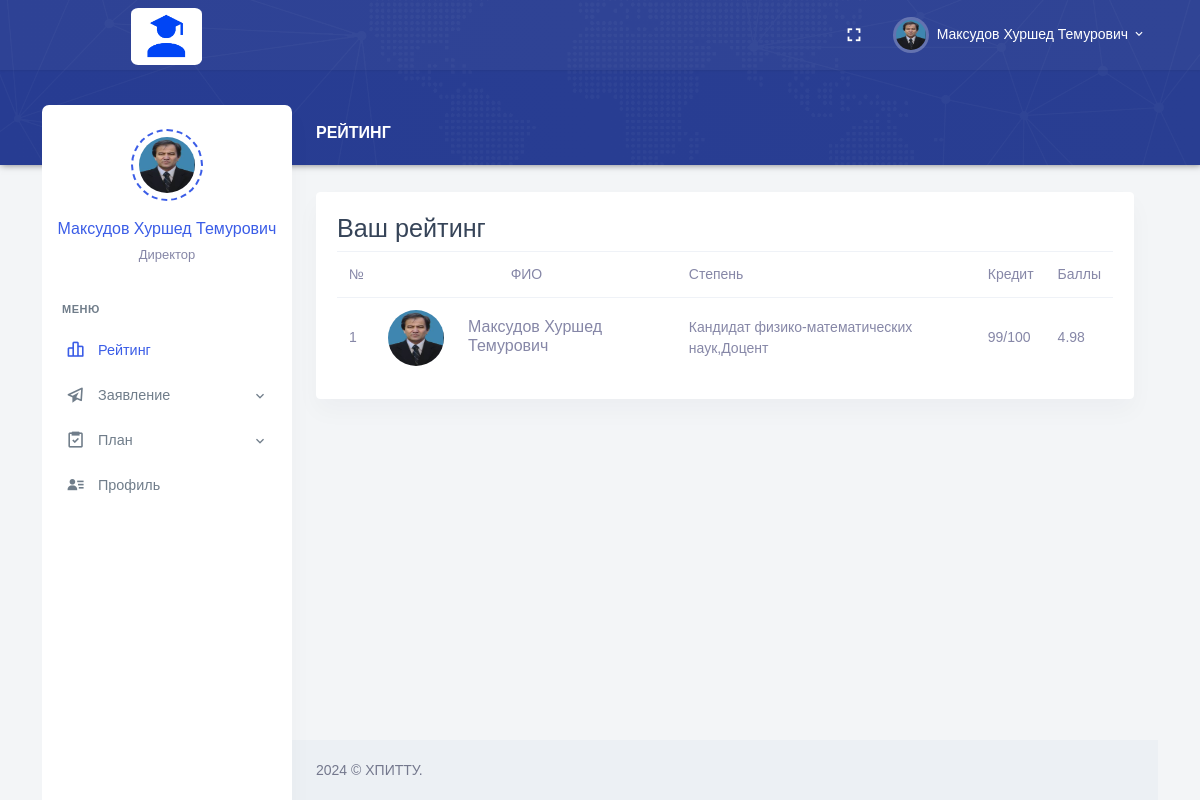
Before: /Role/Personal/index.php (signed in) with the older database file.
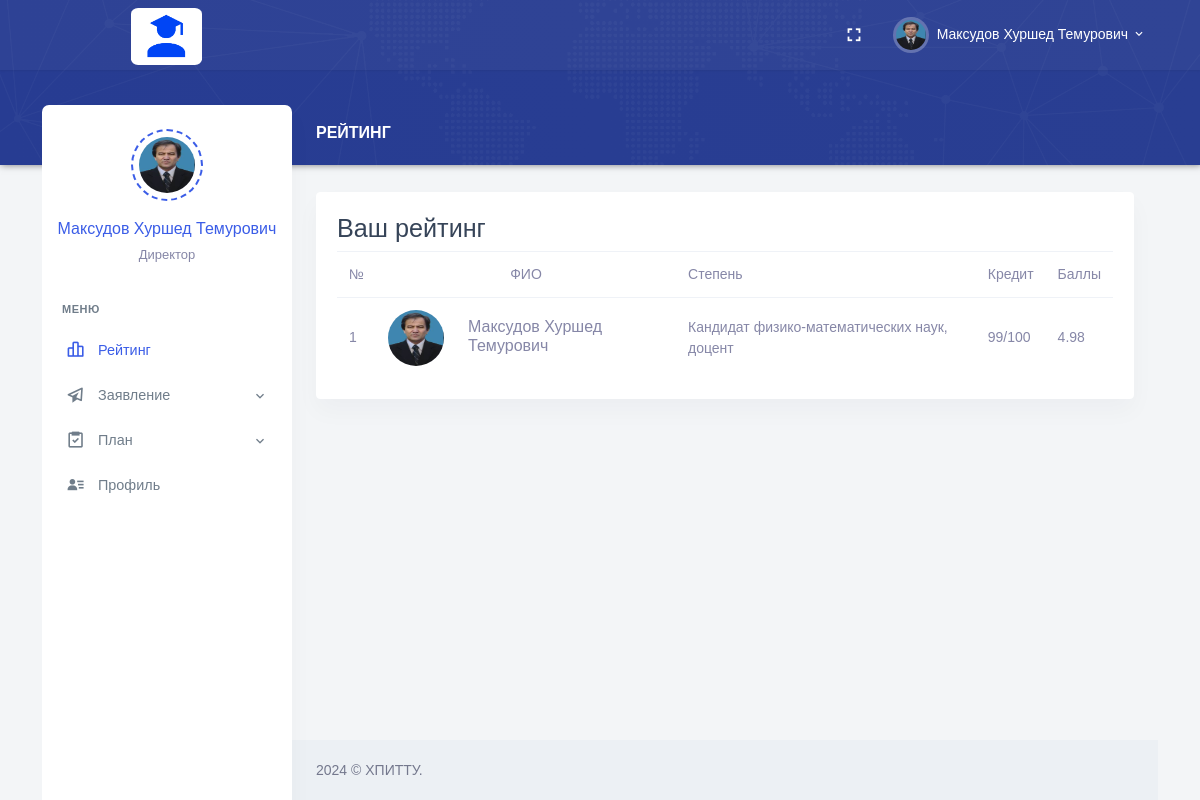
After: the same page with the newer database file.
### tables this page shows
CREATE TABLE `employees` (
  `Employee_Id` int NOT NULL AUTO_INCREMENT,
  `Full_Name` varchar(255) DEFAULT NULL,
  `Date_of_Birth` date DEFAULT NULL,
  `Place_of_Birth` varchar(255) DEFAULT NULL,
  `Position_Id` int DEFAULT NULL,
  `Degree_Id` int DEFAULT NULL,
  `Faculty_Id` int DEFAULT NULL,
  `Department_Id` int DEFAULT NULL,
  `User_Role_Id` int DEFAULT NULL,
  `Email` varchar(255) DEFAULT NULL,
  `Phone_Number` varchar(20) DEFAULT NULL,
  `Employee_Number` varchar(20) DEFAULT NULL,
  `Date_Added` date DEFAULT NULL,
  `Path_Photo` varchar(255) DEFAULT NULL,
  `Username` varchar(255) DEFAULT NULL,
  `Password` varchar(255) DEFAULT NULL,
  PRIMARY KEY (`Employee_Id`),
  KEY `Degree_Id` (`Degree_Id`),
  KEY `Faculty_Id` (`Faculty_Id`),
  KEY `Department_Id` (`Department_Id`),
  KEY `User_Role_Id` (`User_Role_Id`),
  KEY `employees_ibfk_1` (`Position_Id`),
  CONSTRAINT `employees_ibfk_1` FOREIGN KEY (`Position_Id`) REFERENCES `positions` (`Position_Id`) ON DELETE CASCADE ON UPDATE CASCADE,
  CONSTRAINT `employees_ibfk_2` FOREIGN KEY (`Degree_Id`) REFERENCES `degrees` (`Degree_Id`) ON DELETE CASCADE ON UPDATE CASCADE,
  CONSTRAINT `employees_ibfk_3` FOREIGN KEY (`Faculty_Id`) REFERENCES `faculties` (`Faculty_Id`) ON DELETE CASCADE ON UPDATE CASCADE,
  CONSTRAINT `employees_ibfk_4` FOREIGN KEY (`Department_Id`) REFERENCES `departments` (`Department_Id`) ON DELETE CASCADE ON UPDATE CASCADE,
  CONSTRAINT `employees_ibfk_5` FOREIGN KEY (`User_Role_Id`) REFERENCES `user_roles` (`User_Role_Id`) ON DELETE CASCADE ON UPDATE CASCADE
);

CREATE TABLE `positions` (
  `Position_Id` int NOT NULL,
  `Position_Name` varchar(255) DEFAULT NULL,
  PRIMARY KEY (`Position_Id`)
);

CREATE TABLE `degrees` (
  `Degree_Id` int NOT NULL,
  `Degree_Name` varchar(255) DEFAULT NULL,
  PRIMARY KEY (`Degree_Id`)
);

CREATE TABLE `ratings` (
  `Rating_Id` int NOT NULL,
  `Employee_Id` int DEFAULT NULL,
  `Credit_Done` int DEFAULT NULL,
  `Credit_Full` int DEFAULT NULL,
  `Rating` decimal(3,2) DEFAULT NULL,
  PRIMARY KEY (`Rating_Id`),
  KEY `Employee_Id` (`Employee_Id`),
  CONSTRAINT `ratings_ibfk_1` FOREIGN KEY (`Employee_Id`) REFERENCES `employees` (`Employee_Id`) ON DELETE CASCADE ON UPDATE CASCADE
);

### Role/Personal/index.php (the view, shortened to what this page needs)
<?php
require_once "header.php";
require_once "conn.php";
$sql_command = "SELECT e.*, d.Degree_Name, e.Path_Photo, r.Rating, r.Credit_Done, r.Credit_Full, r.Rating
                FROM employees AS e
                INNER JOIN degrees AS d ON e.Degree_Id = d.Degree_Id
                LEFT JOIN ratings AS r ON e.Employee_Id = r.Employee_Id
                WHERE e.Username = '{$_SESSION['Username']}'";
$result = mysqli_query($conn, $sql_command);
$data = array();
if (mysqli_num_rows($result) > 0) {
    while ($row = mysqli_fetch_assoc($result)) {
        $data[] = $row;
    }
}
?>
<div class="main-content">
    <div class="page-content">
        <div class="row">
            <div class="col-12">
                <div class="page-title-box d-flex align-items-center justify-content-between">
                    <h4 class="page-title mb-0 font-size-18">Рейтинг</h4>
                </div>
            </div>
        </div>
        <div class="row">
            <div class="col-lg-12">
                <div class="card">
                    <div class="card-body">
                        <div class="table-responsive">
                            <table class="table table-dark mb-0">
                                <h3>Ваш рейтинг</h3>
                                <div class="table-responsive">
                                    <table class="table mb-0">
                                        <thead>
                                            <tr>
                                                <th>№</th>
                                                <th class="text-center">ФИО</th>
                                                <th>Степень</th>
                                                <th>Кредит</th>
                                                <th>Баллы</th>
                                            </tr>
                                        </thead>
                                        <tbody>
                                            <tr>
                                                <?php foreach ($data as $row): ?>
                                            <tr>
                                                <td class="align-middle"><?php echo $row['Employee_Id']; ?></td>
                                                <td class="align-middle">
                                                    <div class="d-flex align-items-center">
                                                        <div class="me-4">
                                                            <img src="upload/<?php if(!empty($row['Path_Photo'])) { echo $row['Path_Photo']; } else { echo "1.jpg"; } ?>"
                                                                alt="" class="avatar-sm rounded-circle">
                                                        </div>
                                                        <div>
                                                            <h5 class="font-size-16 mb-1">
                                                                <?php echo ucwords($row['Full_Name']); ?></h5>
                                                        </div>
                                                    </div>
                                                </td>
                                                <td class="align-middle"><?php echo $row['Degree_Name']; ?></td>
                                                <td class="align-middle"><?php echo $row['Credit_Done']; ?>/<?php echo $row['Credit_Full']; ?></td>
                                                <td class="align-middle"><?php echo $row['Rating']; ?></td>
                                            </tr>
                                            <?php endforeach; ?>
                                        </tbody>
                                    </table>
                                </div>
                        </div>
                    </div>
                </div>
            </div>
            <?php
require_once "footer.php";
?>

### Role/Personal/header.php (shortened to what this page needs)
<?php
    require_once "conn.php";
    $sql_command = "SELECT e.*, p.Position_Name, e.Path_Photo
    FROM employees e
    INNER JOIN positions p ON e.Position_Id = p.Position_Id
    WHERE e.Username = '{$_SESSION['Username']}'";
$result = mysqli_query($conn, $sql_command);
if (mysqli_num_rows($result) > 0) {
while ($rows = mysqli_fetch_assoc($result)) {
$Full_Name = ucwords($rows["Full_Name"]);
$Position_Name = $rows["Position_Name"];
$Path_Photo = $rows["Path_Photo"];
}
}
?>
<!doctype html>
<html lang="en">
<head>
    <link href="/assets/css/bootstrap.min.css" id="bootstrap-style" rel="stylesheet" type="text/css" />
    <link href="/assets/css/app.min.css" id="app-style" rel="stylesheet" type="text/css" />
    <link href="/assets/libs/datatables.net-bs4/css/dataTables.bootstrap4.min.css" rel="stylesheet" type="text/css" />
    <link href="/assets/libs/datatables.net-buttons-bs4/css/buttons.bootstrap4.min.css" rel="stylesheet"
        type="text/css" />
    <link href="/assets/libs/datatables.net-responsive-bs4/css/responsive.bootstrap4.min.css" rel="stylesheet"
        type="text/css" />
    <link href="/assets/css/icons.min.css" rel="stylesheet" type="text/css" />
</head>
<body data-layout="detached" data-topbar="colored">
    <div class="container-fluid">
        <div id="layout-wrapper">
            <header id="page-topbar">
                <div class="navbar-header">
                    <div class="container-fluid">
                        <div class="float-end">
                            <div class="dropdown d-none d-lg-inline-block ms-1">
                                <button type="button" class="btn header-item noti-icon waves-effect"
                                    data-toggle="fullscreen">
                                    <i class="mdi mdi-fullscreen"></i>
                                </button>
                            </div>
                            <div class="dropdown d-inline-block">
                                <button type="button" class="btn header-item waves-effect"
                                    id="page-header-user-dropdown" data-bs-toggle="dropdown" aria-haspopup="true"
                                    aria-expanded="false">
                                    <img class="rounded-circle header-profile-user"
                                        src="upload/<?php if(!empty($Path_Photo)){ echo $Path_Photo; }else{ echo "1.jpg"; } ?>" alt="Header Avatar">
                                    <span class="d-none d-xl-inline-block ms-1"><?php echo $Full_Name; ?></span>
                                    <i class="mdi mdi-chevron-down d-none d-xl-inline-block"></i>
                                </button>
                            </div>
                        </div>
                        <div>
                            <div class="navbar-brand-box">
                                <a href="index.php" class="logo logo-light" style="margin-left: 65px;">
                                    <span class="logo-lg">
                                        <img src="/assets/images/LogoEX.png" alt="" height="57"
                                            style="border-radius: 10%;">
                                    </span>
                                </a>
                            </div>
                        </div>
                    </div>
            </header>
            <div class="vertical-menu">
                <div class="h-100">
                    <div class="user-wid text-center py-4">
                        <div class="user-img">
                            <img src="upload/<?php if(!empty($Path_Photo)){ echo $Path_Photo; }else{ echo "1.jpg"; } ?>" alt=""
                                class="avatar-md mx-auto rounded-circle">
                        </div>
                        <div class="mt-3">
                            <a href="#" class="text-reset fw-medium font-size-16"><?php echo $Full_Name; ?></a>
                            <p class="text-muted mt-1 mb-0 font-size-13"><?php echo $Position_Name; ?></p>
                        </div>
                    </div>
                    <div id="sidebar-menu">
                        <ul class="metismenu list-unstyled" id="side-menu">
                            <li class="menu-title">Меню</li>
                            <li>
                                <a href="index.php" class="waves-effect">
                                    <i class="bx bx-bar-chart-alt-2"></i>
                                    <span>Рейтинг</span>
                                </a>
                            </li>
                            <li>
                                <a href="javascript: void(0);" class="has-arrow waves-effect">
                                    <i class="bx bx-paper-plane"></i>
                                    <span>Заявление</span>
                                </a>
                            </li>
                            <li>
                                <a href="javascript: void(0);" class="has-arrow waves-effect">
                                    <i class="bx bx-task"></i>
                                    <span>План</span>
                                </a>
                            </li>
                            <li>
                                <a href="profile.php" class="waves-effect">
                                    <i class="bx bxs-user-detail"></i>
                                    <span>Профиль</span>
                                </a>
                            </li>
                    </div>
                </div>
            </div>

### Role/Personal/footer.php (shortened to what this page needs)
<footer class="footer">
    <div class="container-fluid">
        <div class="row">
            <div class="col-sm-6">
                 © ХПИТТУ.
            </div>
            <div class="col-sm-6">
            </div>
        </div>
    </div>
</footer>
</div>
</div>
</div>
</div>
</body>
</html>

Changed rows visible on the page:
changed through a linked row, employees "Максудов Хуршед Темурович": Degree_Id.Degree_Name "Кандидат физико-математических наук,Доцент" → "Кандидат физико-математических наук, доцент"
